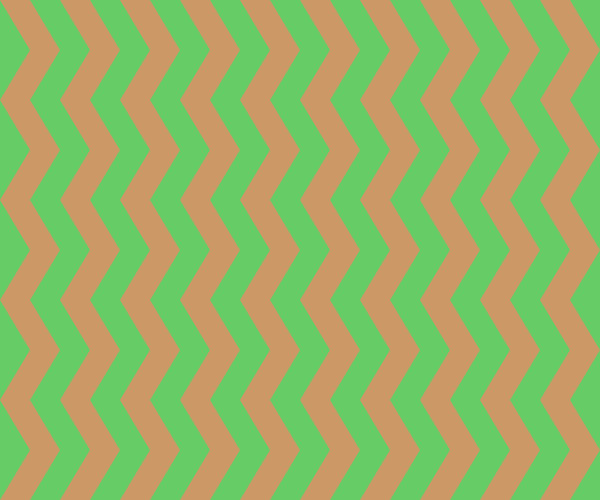
Frame 1 (no input)
Frame 60 (the mouse pressed at the canvas centre just before this capture): identical to frame 1, image omitted
Frame 120 (the mouse held since frame 60 and released just before this capture): identical to frame 1, image omitted

The Processing sketch that drew this single still picture (run headless with seeded random() and noise(); from frame 60 on, the mouse is pressed at the canvas centre):

// Processing sketch: exercicio_4
// ── exercicio_4.pde
int x, y, a, b, mat1, mat2, mat3, sat, bri; //definindo variáveis //<>//
void setup() {
  //configuração de ambiente
  size(600, 500);
  noStroke();
  colorMode(HSB, 360, 100, 100);
  fill(0, 0, 0);
  //definir valores das variáveis
  x = 0;
  y = 0;
  a = 0;
  b = 0;
  mat1 = 30;
  mat2 = 210;
  mat3 = 120;
  sat = 50;
  bri = 80;
  background(mat3, 50, 80);
  fill(mat1, sat, bri);
  //criando padrão do quadro
  while (y <= height) {
    while (x <= width) {
      quad(x, y, x+30, y+50, x+60, y+50, x+30, y);
      quad(a+30, b+50, a, b+100, a+30, b+100, a+60, b+50);
      x = x + 60;
      a = a + 60;
    }

    y = y + 100;
    b = b + 100;
    a = 0;
    x = 0;
  }
}
void draw() {
}
void mousePressed() {
  mat1 = mat1 + 90;
  mat2 = mat1 + 180;
  mat3 = mat1+90;

  if (mat1 > 360) {
    mat1 = mat1 - 360;
  }
  if (mat2 > 360) {
    mat1 = mat1 - 360;
  }
  if (mat3 > 360) {
    mat1 = mat1 - 360;
  }
}
